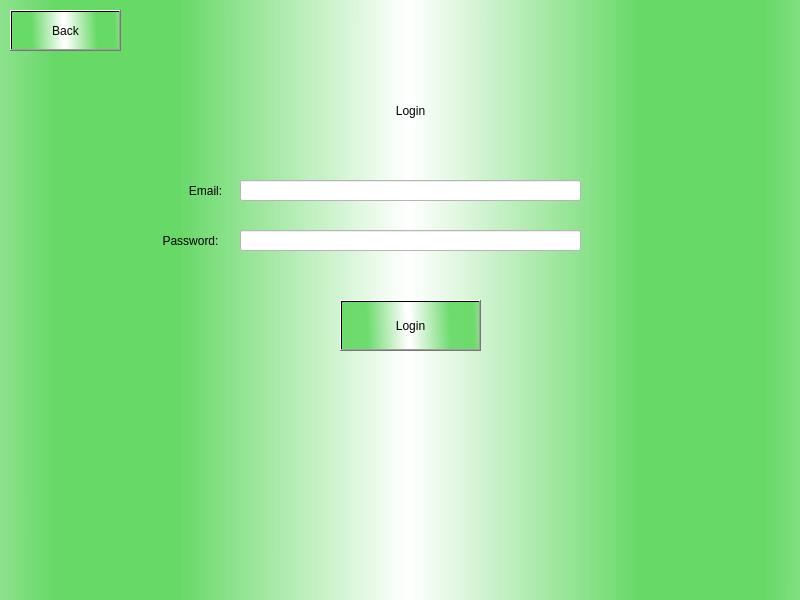
<?xml version="1.0" encoding="UTF-8"?>
<ui version="4.0">
 <class>Dialog</class>
 <widget class="QDialog" name="Dialog">
  <property name="geometry">
   <rect>
    <x>0</x>
    <y>0</y>
    <width>800</width>
    <height>600</height>
   </rect>
  </property>
  <property name="windowTitle">
   <string>Dialog</string>
  </property>
  <property name="styleSheet">
   <string notr="true">background-color: qlineargradient(spread:reflect, x1:0.875818, y1:0.585, x2:0.511, y2:0.584955, stop:0.210227 rgba(103, 217, 103, 244), stop:1 rgba(255, 255, 255, 255));</string>
  </property>
  <widget class="QLabel" name="login_label">
   <property name="geometry">
    <rect>
     <x>10</x>
     <y>60</y>
     <width>801</width>
     <height>101</height>
    </rect>
   </property>
   <property name="styleSheet">
    <string notr="true">font: 75 42pt &quot;Times New Roman&quot;;
background-color: rgba(255, 255, 255, 0);</string>
   </property>
   <property name="text">
    <string>Login</string>
   </property>
   <property name="alignment">
    <set>Qt::AlignCenter</set>
   </property>
  </widget>
  <widget class="QPushButton" name="login_button">
   <property name="geometry">
    <rect>
     <x>340</x>
     <y>300</y>
     <width>141</width>
     <height>51</height>
    </rect>
   </property>
   <property name="styleSheet">
    <string notr="true">font: 75 16pt &quot;Times New Roman&quot;;
background-color: qlineargradient(spread:reflect, x1:0.875818, y1:0.585, x2:0.488273, y2:0.591, stop:0.210227 rgba(103, 217, 103, 244), stop:0.977273 rgba(255, 255, 255, 255));</string>
   </property>
   <property name="text">
    <string>Login</string>
   </property>
  </widget>
  <widget class="QLabel" name="email_label">
   <property name="geometry">
    <rect>
     <x>170</x>
     <y>170</y>
     <width>71</width>
     <height>41</height>
    </rect>
   </property>
   <property name="styleSheet">
    <string notr="true">font: 75 14pt &quot;Times New Roman&quot;;
background-color: rgba(255, 255, 255, 0);</string>
   </property>
   <property name="text">
    <string>Email:</string>
   </property>
   <property name="alignment">
    <set>Qt::AlignCenter</set>
   </property>
  </widget>
  <widget class="QLabel" name="password_label">
   <property name="geometry">
    <rect>
     <x>150</x>
     <y>220</y>
     <width>81</width>
     <height>41</height>
    </rect>
   </property>
   <property name="styleSheet">
    <string notr="true">font: 75 14pt &quot;Times New Roman&quot;;
background-color: rgba(255, 255, 255, 0);</string>
   </property>
   <property name="text">
    <string>Password:</string>
   </property>
   <property name="alignment">
    <set>Qt::AlignCenter</set>
   </property>
  </widget>
  <widget class="QLineEdit" name="email_field">
   <property name="geometry">
    <rect>
     <x>240</x>
     <y>180</y>
     <width>341</width>
     <height>21</height>
    </rect>
   </property>
   <property name="styleSheet">
    <string notr="true">background-color: rgb(255, 255, 255);</string>
   </property>
  </widget>
  <widget class="QLineEdit" name="password_field">
   <property name="geometry">
    <rect>
     <x>240</x>
     <y>230</y>
     <width>341</width>
     <height>21</height>
    </rect>
   </property>
   <property name="styleSheet">
    <string notr="true">background-color: rgb(255, 255, 255);</string>
   </property>
  </widget>
  <widget class="QPushButton" name="back_button">
   <property name="geometry">
    <rect>
     <x>10</x>
     <y>10</y>
     <width>111</width>
     <height>41</height>
    </rect>
   </property>
   <property name="styleSheet">
    <string notr="true">font: 75 16pt &quot;Times New Roman&quot;;
background-color: qlineargradient(spread:reflect, x1:0.875818, y1:0.585, x2:0.488273, y2:0.591, stop:0.210227 rgba(103, 217, 103, 244), stop:0.977273 rgba(255, 255, 255, 255));</string>
   </property>
   <property name="text">
    <string>Back</string>
   </property>
  </widget>
  <widget class="QLabel" name="error_label">
   <property name="geometry">
    <rect>
     <x>240</x>
     <y>260</y>
     <width>271</width>
     <height>21</height>
    </rect>
   </property>
   <property name="styleSheet">
    <string notr="true">background-color: rgba(255, 255, 255, 0);
font: 10pt &quot;Times New Roman&quot;;
color: rgb(255, 0, 0);</string>
   </property>
   <property name="text">
    <string/>
   </property>
  </widget>
 </widget>
 <resources/>
 <connections/>
</ui>
